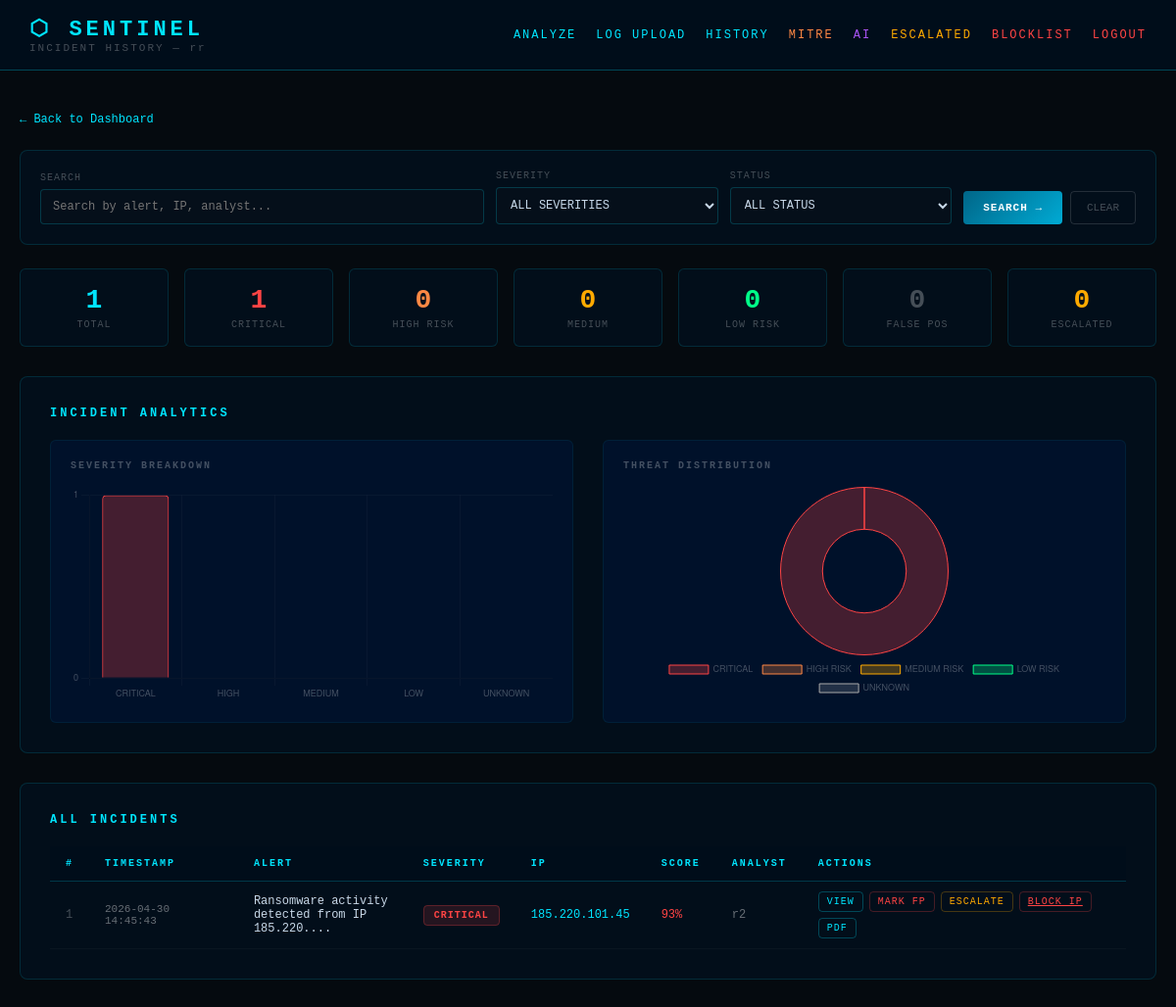
Page /history (signed in) on the committed database.
### app.py (models this page shows)
class Incident(db.Model):
    id = db.Column(db.Integer, primary_key=True)
    timestamp = db.Column(db.String(100))
    alert = db.Column(db.String(500))
    severity = db.Column(db.String(50))
    analysis = db.Column(db.String(200))
    ip = db.Column(db.String(50))
    country = db.Column(db.String(10))
    isp = db.Column(db.String(200))
    score = db.Column(db.Integer)
    verdict = db.Column(db.String(200))
    analyst = db.Column(db.String(50))
    false_positive = db.Column(db.Boolean, default=False)
    fp_reason = db.Column(db.String(300))
    escalated = db.Column(db.Boolean, default=False)
    escalation_notes = db.Column(db.String(500))
    escalation_priority = db.Column(db.String(20))
    escalated_at = db.Column(db.String(100))
    source = db.Column(db.String(50), default="manual")
    mitre_id = db.Column(db.String(50))
    mitre_name = db.Column(db.String(200))

### app.py (the view)
@app.route("/history")
@login_required
def history():
    search = request.args.get("search", "")
    severity_filter = request.args.get("severity", "")
    status_filter = request.args.get("status", "")
    source_filter = request.args.get("source", "")
    query = Incident.query
    if search:
        query = query.filter(
            Incident.alert.contains(search) |
            Incident.ip.contains(search) |
            Incident.analyst.contains(search)
        )
    if severity_filter:
        query = query.filter(Incident.severity == severity_filter)
    if status_filter == "escalated":
        query = query.filter(Incident.escalated == True)
    elif status_filter == "fp":
        query = query.filter(Incident.false_positive == True)
    elif status_filter == "open":
        query = query.filter(Incident.escalated == False,
                           Incident.false_positive == False)
    if source_filter:
        query = query.filter(Incident.source == source_filter)
    incidents = query.order_by(Incident.id.desc()).all()
    blocked_ips = [b.ip for b in BlockedIP.query.all()]
    return render_template("history.html",
                           incidents=incidents,
                           analyst=session["analyst"],
                           fullname=session["fullname"],
                           search=search,
                           severity_filter=severity_filter,
                           status_filter=status_filter,
                           source_filter=source_filter,
                           blocked_ips=blocked_ips)

### templates/history.html (shortened to what this page needs)
<!DOCTYPE html>
<html lang="en">
<head>
</head>
<body>
<header>
    <div>
        <div class="logo">⬡ SENTINEL</div>
        <div class="subtitle">INCIDENT HISTORY — {{ fullname }}</div>
    </div>
    <nav>
        <a href="/">ANALYZE</a>
        <a href="/upload_log">LOG UPLOAD</a>
        <a href="/history">HISTORY</a>
        <a href="/mitre" style="color:#ff8844;">MITRE</a>
        <a href="/ai_assistant" style="color:#a855f7;">AI</a>
        <a href="/escalated" style="color:#ffaa00;">ESCALATED</a>
        <a href="/blocklist" style="color:#ff4444;">BLOCKLIST</a>
        <a href="/logout" style="color:#ff4444;">LOGOUT</a>
    </nav>
</header>
<div class="container">
    <a href="/" class="back-btn">← Back to Dashboard</a>
<div style="background:#020e1a; border:1px solid #00e5ff22; border-radius:8px; padding:20px; margin-bottom:24px;">
    <form method="GET" action="/history" style="display:flex; gap:12px; flex-wrap:wrap; align-items:flex-end;">
        <div style="flex:2; min-width:200px;">
            <div style="color:#ffffff44; font-size:10px; letter-spacing:1px; margin-bottom:6px;">SEARCH</div>
            <input
                type="text"
                name="search"
                value="{{ search }}"
                placeholder="Search by alert, IP, analyst..."
                style="width:100%; background:#050f1a; border:1px solid #00e5ff33; border-radius:4px; color:#c8d8e8; font-family:'Courier New',monospace; font-size:12px; padding:10px 12px; outline:none;"
            />
        </div>
        <div style="flex:1; min-width:150px;">
            <div style="color:#ffffff44; font-size:10px; letter-spacing:1px; margin-bottom:6px;">SEVERITY</div>
            <select name="severity" style="width:100%; background:#050f1a; border:1px solid #00e5ff33; border-radius:4px; color:#c8d8e8; font-family:'Courier New',monospace; font-size:12px; padding:10px; outline:none;">
                <option value="" {% if not severity_filter %}selected{% endif %}>ALL SEVERITIES</option>
            </select>
        </div>
        <div style="flex:1; min-width:150px;">
            <div style="color:#ffffff44; font-size:10px; letter-spacing:1px; margin-bottom:6px;">STATUS</div>
            <select name="status" style="width:100%; background:#050f1a; border:1px solid #00e5ff33; border-radius:4px; color:#c8d8e8; font-family:'Courier New',monospace; font-size:12px; padding:10px; outline:none;">
                <option value="" {% if not status_filter %}selected{% endif %}>ALL STATUS</option>
            </select>
        </div>
        <div style="display:flex; gap:8px;">
            <button type="submit" style="background:linear-gradient(135deg,#006688,#00aad4); border:none; border-radius:4px; color:white; cursor:pointer; font-family:'Courier New',monospace; font-size:11px; font-weight:bold; letter-spacing:1px; padding:10px 20px;">
                SEARCH →
            </button>
            <a href="/history" style="background:transparent; border:1px solid #ffffff22; border-radius:4px; color:#ffffff44; font-family:'Courier New',monospace; font-size:11px; padding:10px 16px; text-decoration:none; display:inline-block;">
                CLEAR
            </a>
        </div>
    </form>
</div>
    <div class="stats">
        <div class="stat-box">
            <div class="stat-number">{{ incidents|length }}</div>
            <div class="stat-label">TOTAL</div>
        </div>
        <div class="stat-box">
            <div class="stat-number" style="color:#ff4444;">
                {{ incidents|selectattr('severity', 'equalto', 'CRITICAL')|list|length }}
            </div>
            <div class="stat-label">CRITICAL</div>
        </div>
        <div class="stat-box">
            <div class="stat-number" style="color:#ff8844;">
                {{ incidents|selectattr('severity', 'equalto', 'HIGH RISK')|list|length }}
            </div>
            <div class="stat-label">HIGH RISK</div>
        </div>
        <div class="stat-box">
            <div class="stat-number" style="color:#ffaa00;">
                {{ incidents|selectattr('severity', 'equalto', 'MEDIUM RISK')|list|length }}
            </div>
            <div class="stat-label">MEDIUM</div>
        </div>
        <div class="stat-box">
            <div class="stat-number" style="color:#00ff88;">
                {{ incidents|selectattr('severity', 'equalto', 'LOW RISK')|list|length }}
            </div>
            <div class="stat-label">LOW RISK</div>
        </div>
        <div class="stat-box">
            <div class="stat-number" style="color:#ffffff44;">
                {{ incidents|selectattr('false_positive', 'equalto', true)|list|length }}
            </div>
            <div class="stat-label">FALSE POS</div>
        </div>
        <div class="stat-box">
            <div class="stat-number" style="color:#ffaa00;">
                {{ incidents|selectattr('escalated', 'equalto', true)|list|length }}
            </div>
            <div class="stat-label">ESCALATED</div>
        </div>
    </div>
    <div class="chart-section">
        <h2>INCIDENT ANALYTICS</h2>
        <div class="charts-grid">
            <div class="chart-box">
                <h3>SEVERITY BREAKDOWN</h3>
                <canvas id="severityChart"></canvas>
            </div>
            <div class="chart-box">
                <h3>THREAT DISTRIBUTION</h3>
                <canvas id="donutChart"></canvas>
            </div>
        </div>
    </div>
    <div class="table-section">
        <h2>ALL INCIDENTS</h2>
        {% if incidents %}
        <table>
            <thead>
                <tr>
                    <th>#</th>
                    <th>TIMESTAMP</th>
                    <th>ALERT</th>
                    <th>SEVERITY</th>
                    <th>IP</th>
                    <th>SCORE</th>
                    <th>ANALYST</th>
                    <th>ACTIONS</th>
                </tr>
            </thead>
            <tbody>
                {% for incident in incidents %}
                <tr class="{{ 'fp-row' if incident.false_positive else '' }}">
                    <td style="color:#ffffff44;">{{ incident.id }}</td>
                    <td style="color:#ffffff66; font-size:11px;">{{ incident.timestamp }}</td>
                    <td style="max-width:180px;">
                        {{ incident.alert[:45] }}{% if incident.alert|length > 45 %}...{% endif %}
                    </td>
                    <td>
                        {% if incident.false_positive %}
                            <span class="badge badge-FP">FALSE POS</span>
                        {% elif incident.escalated %}
                            <span class="badge badge-ESC">ESCALATED</span>
                        {% elif incident.severity == 'CRITICAL' %}
                            <span class="badge badge-CRITICAL">CRITICAL</span>
                        {% elif incident.severity == 'HIGH RISK' %}
                            <span class="badge badge-HIGH">HIGH RISK</span>
                        {% elif incident.severity == 'MEDIUM RISK' %}
                            <span class="badge badge-MEDIUM">MEDIUM</span>
                        {% elif incident.severity == 'LOW RISK' %}
                            <span class="badge badge-LOW">LOW RISK</span>
                        {% else %}
                            <span class="badge badge-UNKNOWN">UNKNOWN</span>
                        {% endif %}
                    </td>
                    <td style="color:#00e5ff;">{{ incident.ip or "N/A" }}</td>
                    <td>
                        {% if incident.score is not none %}
                            <span style="color:{% if incident.score >= 80 %}#ff4444{% elif incident.score >= 40 %}#ffaa00{% else %}#00ff88{% endif %}">
                                {{ incident.score }}%
                            </span>
                        {% else %}
                            <span style="color:#ffffff33">N/A</span>
                        {% endif %}
                    </td>
                    <td style="color:#ffffff66;">{{ incident.analyst }}</td>
                    <td>
                        <div class="actions">
                            <a href="/incident/{{ incident.id }}" class="btn-unfp" style="color:#00e5ff; border-color:#00e5ff44;">
    VIEW
</a>
                            {% if not incident.false_positive and not incident.escalated %}
                                <button class="btn-fp" onclick="openFPModal({{ incident.id }})">MARK FP</button>
                                <button class="btn-esc" onclick="openEscModal({{ incident.id }})">ESCALATE</button>
                                {% if incident.ip %}
<a href="/block_ip/{{ incident.id }}" class="btn-fp" style="border-color:#ff444444; color:#ff4444;">
    BLOCK IP
</a>
{% endif %}
                            {% endif %}
                        <a href="/export_pdf/{{ incident.id }}" class="btn-unfp" style="color:#00e5ff; border-color:#00e5ff44;">
    PDF
</a>
</div>
                    </td>
                </tr>
                {% endfor %}
            </tbody>
        </table>
        {% else %}
        <div class="no-data">No incidents yet — analyze your first alert</div>
        {% endif %}
    </div>
</div>
<script>
    function openFPModal(id) {
        document.getElementById('fpForm').action = '/flag_fp/' + id;
        document.getElementById('fpModal').classList.add('active');
    }
    function closeFPModal() {
        document.getElementById('fpModal').classList.remove('active');
    }
    function openEscModal(id) {
        document.getElementById('escForm').action = '/escalate/' + id;
        document.getElementById('escModal').classList.add('active');
    }
    function closeEscModal() {
        document.getElementById('escModal').classList.remove('active');
    }
    const critical = {{ incidents|selectattr('severity', 'equalto', 'CRITICAL')|list|length }};
    const high = {{ incidents|selectattr('severity', 'equalto', 'HIGH RISK')|list|length }};
    const medium = {{ incidents|selectattr('severity', 'equalto', 'MEDIUM RISK')|list|length }};
    const low = {{ incidents|selectattr('severity', 'equalto', 'LOW RISK')|list|length }};
    const unknown = {{ incidents|selectattr('severity', 'equalto', 'UNKNOWN')|list|length }};
    new Chart(document.getElementById('severityChart'), {
        type: 'bar',
        data: {
            labels: ['CRITICAL', 'HIGH', 'MEDIUM', 'LOW', 'UNKNOWN'],
            datasets: [{
                data: [critical, high, medium, low, unknown],
                backgroundColor: ['#ff444444','#ff884444','#ffaa0044','#00ff8844','#ffffff22'],
                borderColor: ['#ff4444','#ff8844','#ffaa00','#00ff88','#aaaaaa'],
                borderWidth: 1,
                borderRadius: 4,
            }]
        },
        options: {
            responsive: true,
            plugins: { legend: { display: false } },
            scales: {
                x: { ticks: { color: '#ffffff44', font: { size: 9 } }, grid: { color: '#ffffff08' } },
                y: { ticks: { color: '#ffffff44', font: { size: 9 }, stepSize: 1 }, grid: { color: '#ffffff08' } }
            }
        }
    });
    new Chart(document.getElementById('donutChart'), {
        type: 'doughnut',
        data: {
            labels: ['CRITICAL', 'HIGH RISK', 'MEDIUM RISK', 'LOW RISK', 'UNKNOWN'],
            datasets: [{
                data: [critical, high, medium, low, unknown],
                backgroundColor: ['#ff444444','#ff884444','#ffaa0044','#00ff8844','#ffffff22'],
                borderColor: ['#ff4444','#ff8844','#ffaa00','#00ff88','#aaaaaa'],
                borderWidth: 1,
            }]
        },
        options: {
            responsive: true,
            plugins: {
                legend: {
                    position: 'bottom',
                    labels: { color: '#ffffff44', font: { size: 9 }, padding: 10 }
                }
            }
        }
    });
</script>
</body>
</html>

### rows in the picture
Incident: id "1", timestamp "2026-04-30 14:45:43", alert "Ransomware activity detected from IP 185.220.", false_positive "CRITICAL", ip "185.220.101.45", score "93", analyst "r2"

### other values in the picture
{{ fullname }} "rr"
{{ incidents|length }} "1"
{{ incidents|selectattr('severity', 'equalto', 'CRITICAL')|list|length }} "1"
{{ incidents|selectattr('severity', 'equalto', 'HIGH RISK')|list|length }} "0"
{{ incidents|selectattr('severity', 'equalto', 'MEDIUM RISK')|list|length }} "0"
{{ incidents|selectattr('severity', 'equalto', 'LOW RISK')|list|length }} "0"
{{ incidents|selectattr('false_positive', 'equalto', true)|list|length }} "0"
{{ incidents|selectattr('escalated', 'equalto', true)|list|length }} "0"
